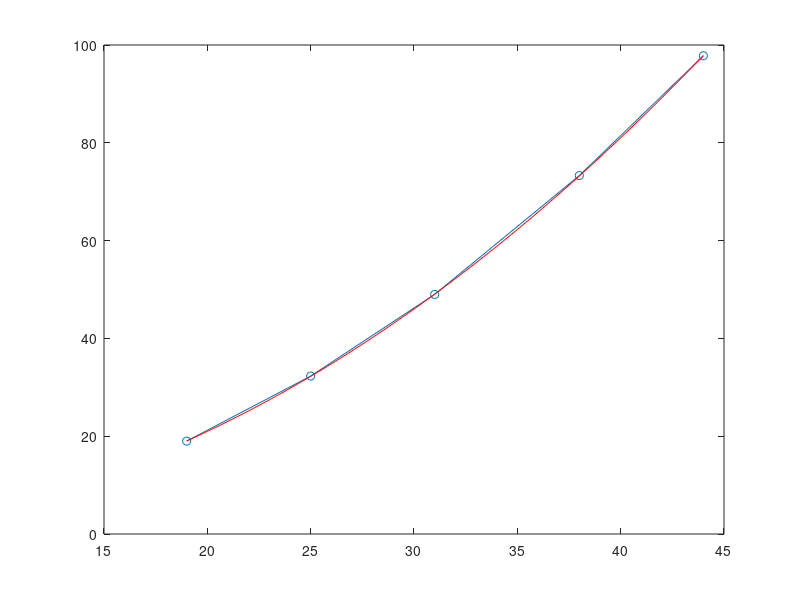

Source code (MATLAB):
% 定义自变量x的观测值，单位可以是时间、温度等
x=[19     25    31     38    44]';

% 定义因变量y的观测值，对应x的响应值
y=[19.0   32.3   49.0   73.3   97.8]';

% 构建设计矩阵r，包含常数项1和x的平方项，用于二次多项式回归
% ones(5,1)创建5行1列的全1向量，x.^2计算x中每个元素的平方
r=[ones(5,1),x.^2];

% 使用最小二乘法求解回归系数ab
% ab(1)是截距项，ab(2)是二次项系数
ab = r\y

% 生成连续的x值用于绘制拟合曲线，从19到44，步长0.1
x0=19:0.1:44;

% 根据回归系数计算对应的y值，建立二次函数关系
y0=ab(1)+ab(2)*x0.^2;

% 绘制原始数据点和拟合曲线
% 'o-'表示原始数据用圆圈标记并连线，'g'表示拟合曲线用绿色
plot(x,y,'o-',x0,y0,'r')

% 输出回归分析结果
fprintf('二次多项式回归系数ab的结果:\n');
fprintf('a = %.4f\n', ab(1));
fprintf('b = %.4f\n', ab(2));
fprintf('拟合函数为: y = %.4f + %.4f * x^2\n', ab(1), ab(2));